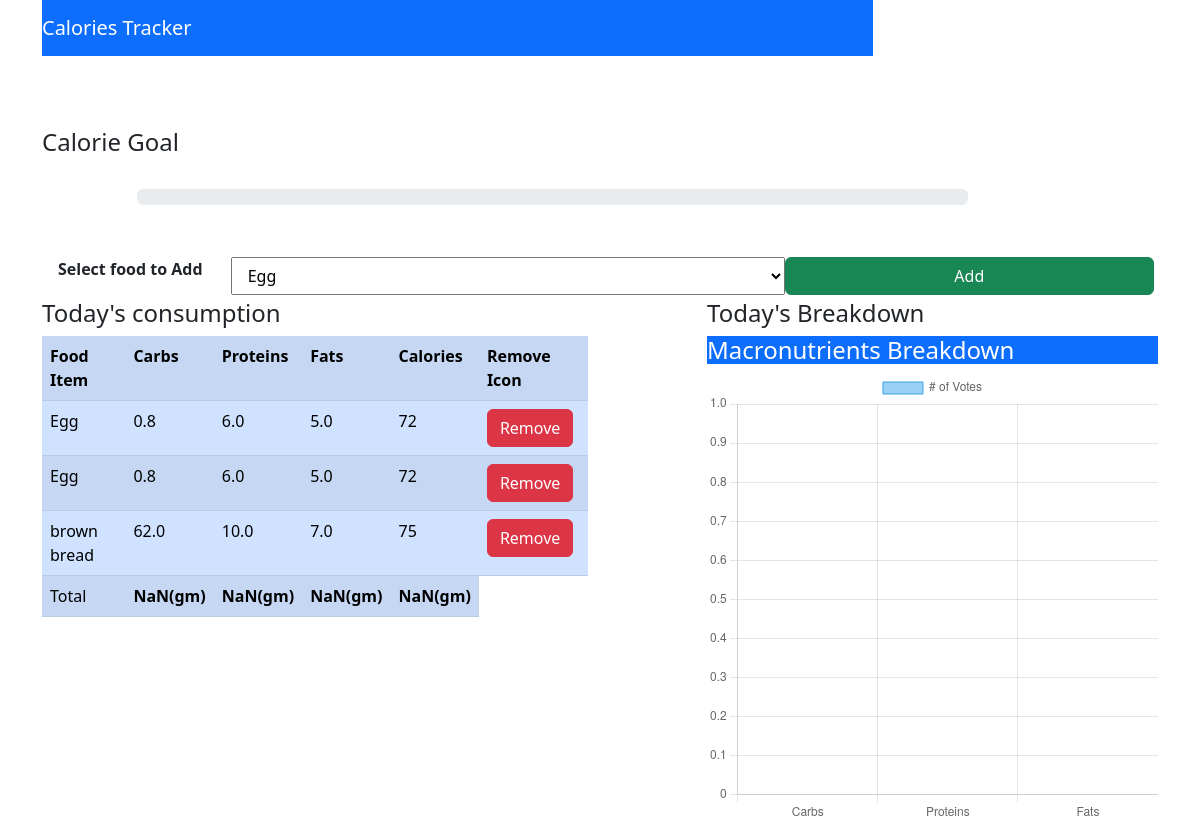
The app's page / (signed in) with its own data.
### myapp/models.py (models this page shows, shortened)
class Consume(models.Model):
    user=models.ForeignKey(User, on_delete=models.CASCADE)
    food_consumed=models.ForeignKey(Food, on_delete=models.CASCADE)

class Food(models.Model):
    name=models.CharField(max_length=100)
    proteins=models.FloatField()
    fats=models.FloatField()
    carbs=models.FloatField()
    calories=models.IntegerField()

### myapp/views.py (the view)
# urls.py: path('',views.index,name="index"),
def index(request):
    if request.method=="POST":
        food_consumed = request.POST['food_consumed']
        consume = Food.objects.get(name=food_consumed)
        user=request.user
        consume=Consume(user=user,food_consumed=consume)
        consume.save()
        foods=Food.objects.all()
    else:
        foods=Food.objects.all()
    consumed_food=Consume.objects.filter(user=request.user)
    return render(request,'myapp/index.html',{'foods':foods,'consumed_food': consumed_food})

### myapp/templates/myapp/index.html (shortened to what this page needs)
<!DOCTYPE html>
<html lang="en">
<head>
    <link href="https://cdn.jsdelivr.net/npm/bootstrap@5.2.3/dist/css/bootstrap.min.css" rel="stylesheet">
</head>
<body>
    <div class="container">
        <div class="row">
            <div class="col-md-9">
                    <nav class="navbar navbar-dark bg-primary">
                        <span class="navbar-brand">Calories Tracker</span>
                    </nav>
        </div>
        </div>
        <br><br><br>
        <h4>Calorie Goal</h4>
        <br>
        <div class="row">
            <div class="col-md-9 offset-1">
                <div class="progress">
                </div>
            </div>
        </div>
        <br><br>
        <div class="row m-1">
            <div class="col-md-12">
                <form action="" method="POST">
                    <div class="form-group row">
                    <label class="col-md-2"><b>Select food to Add</b></label>
                    <select class="col-md-6"name="food_consumed" id="food_consumed">
                        {% for food in foods %}
                             <option value="{{food.name}}">{{food.name}}</option>
                         {% endfor %}
                    </select>
                    <button  type="submit" class="col-md-4 btn btn-success">Add</button>
                    </div>
                </form>
            </div>
        </div>
        <div class="row">
            <div class="col-md-6">
                <div>
                    <h4>Today's consumption</h4>
                </div>
                <table class="table table-striped table-primary" id="table">
                    <tr class="bg-primary">
                        <th>Food Item</th>
                        <th>Carbs</th>
                        <th>Proteins</th>
                        <th>Fats</th>
                        <th>Calories</th>
                        <th>Remove Icon</th>
                    </tr>
                    {% for c in consumed_food %}
                    <tr>
                        <td>{{c.food_consumed.name}}</td>
                        <td>{{c.food_consumed.carbs}}</td>
                        <td>{{c.food_consumed.proteins}}</td>
                        <td>{{c.food_consumed.fats}}</td>
                        <td>{{c.food_consumed.calories}}</td>
                        <td><a class="btn btn-danger"  href="{%  url 'delete' c.id %}">Remove</a></td>
                    </tr>
                    {% endfor %}
                    <tr>
                        <td id="name">Total</td>
                        <td id="totalcarbs"><b></b></td>
                        <td id="totalproteins"><b></b></td>
                        <td id="totalfats"><b></b></td>
                        <td id="totalcalories"><b></b></td>
                    </tr>
                </table>
            </div>
            <div class="col-md-5 offset-1">
                <div class="">
                    <h4>Today's Breakdown</h4>
                </div>
                <div class="card-header text-white bg-primary">
                    <h4>Macronutrients Breakdown</h4>
                </div>
                <div class="col-md-12">
                    <canvas id="myChart" height="400" width="400"></canvas>
                </div>
            </div>
        </div>
    </div>
</body>
<script type="text/javascript">
    var table=document.getElementById("table");
    var carbs=0,proteins=0,fats=0,calories=0;
    for(var i=1;i<table.rows.length-1;i++){
             carbs+=parseFloat(table.rows[i].cells[1].innerHTML);
             carbs=Math.round(carbs)
             proteins+=parseFloat(table.rows[i].cells[2].innerHTML);
             proteins=Math.round(proteins)
             fats=parseFloat(table.rows[i].cells[3].innerHTML);
             fats=Math.round(fats)
             calories+=parseFloat(table.rows[i].cells[4].innerHTML);
             calories=Math.round(calories)
    }
    console.log(fats)
   document.getElementById("totalcarbs").innerHTML='<b>'+carbs+'(gm)</b>';
   document.getElementById("totalproteins").innerHTML='<b>'+proteins+'(gm)</b>';
   document.getElementById("totalfats").innerHTML='<b>'+fats+'(gm)</b>';
   document.getElementById("totalcalories").innerHTML='<b>'+calories+'(gm)</b>';
   var calper=(calories/2000)*100;
   //0 means we want to access first element whose class is progress-bar..
   document.getElementsByClassName("progress-bar")[0].setAttribute("style","width:"+calper+"%")
   var total=carbs+proteins+fats
   var carbsP=Math.round((carbs/total)*100);
   var proteinsP=Math.round((proteins/total)*100);
   var fatsP=Math.round((fats/total)*100);
   var ctx = document.getElementById('myChart');
   var mychart=new Chart(ctx, {
    type: 'bar',
    data: {
      labels: ['Carbs', 'Proteins', 'Fats'],
      datasets: [{
        label: '# of Votes',
        data: [carbsP, proteinsP, fatsP],
        borderWidth: 1
      }]
    },
    options: {
      scales: {
        y: {
          beginAtZero: true
        }
      }
    }
  });
</script>
</html>

### records on screen
Consume: food_consumed.name "Egg", food_consumed.carbs "0.8", food_consumed.proteins "6.0", food_consumed.fats "5.0", food_consumed.calories "72"
Consume: food_consumed.name "Egg", food_consumed.carbs "0.8", food_consumed.proteins "6.0", food_consumed.fats "5.0", food_consumed.calories "72"
Consume: food_consumed.name "brown bread", food_consumed.carbs "62.0", food_consumed.proteins "10.0", food_consumed.fats "7.0", food_consumed.calories "75"

### other values on screen
form field food_consumed "Egg"
